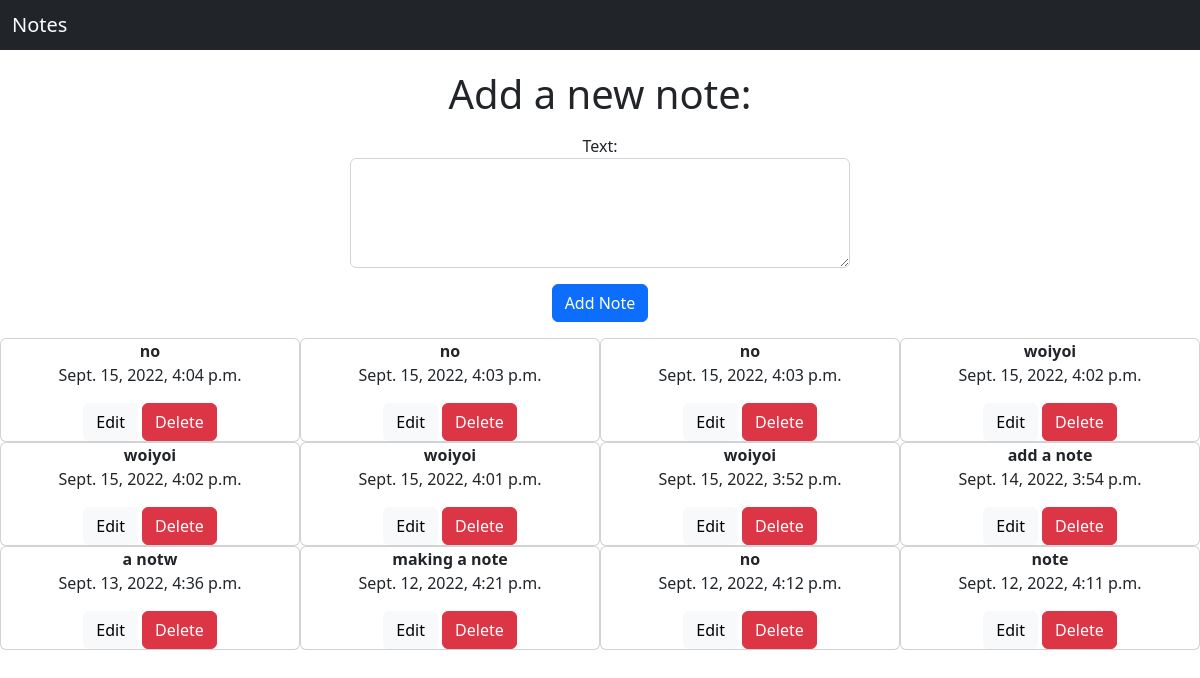
The app's page /, older data.
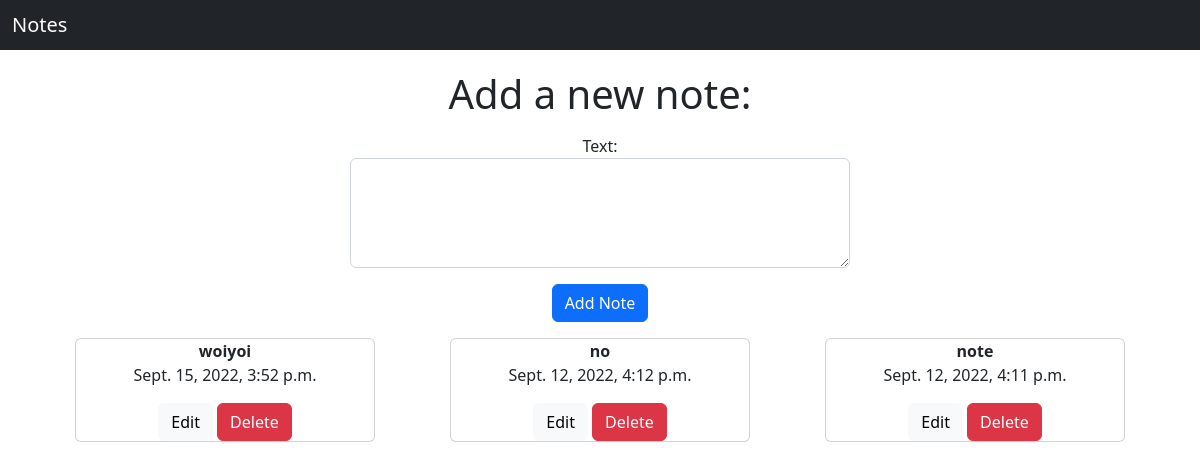
The same page, newer data.
### notes/models.py (models this page shows, shortened)
class Notes(models.Model):
    text = models.CharField(max_length=500)
    date = models.DateTimeField(auto_now_add=True)

### notes/views.py (the view)
# urls.py: path('', notesViews.index, name='index'),
def index(request):
    if request.method == 'POST': #method is post as we are inputting data
        form = NoteForm(request.POST) #creating an instance for this form
        newNote = form.save(commit=False) #creating the object but not committing yet - may not be needed
        newNote.save() #creating the note object
        notes = Notes.objects.all().order_by('-date')
        return render(request, "home.html", {'form':NoteForm, 'notes':notes})
    else:
        notes = Notes.objects.all().order_by('-date')
    return render(request, "home.html", {'form':NoteForm, 'notes':notes})

### notes/templates/home.html (shortened to what this page needs)
<!DOCTYPE html>
<html>
    <head lang="en">
        <link href="https://cdn.jsdelivr.net/npm/bootstrap@5.2.0/dist/css/bootstrap.min.css" rel="stylesheet">
    </head>
    <body>
        <nav class="navbar navbar-dark bg-dark">
            <div class="container-fluid">
                <span class="navbar-brand mb-0 h1">Notes</span>
            </div>
        </nav>
        <center><h1 style="padding-top: 20px;">Add a new note: </h1>
        <p class="card-text">
            <form method="POST" style="width:500px;">
              {{ form.as_p }}
              <button type="submit" class="btn btn-primary">
                Add Note
              </button>
            </form>
        </p>
        <div style="display: flex; justify-content:space-evenly; flex-wrap: wrap;">
              {% for note in notes %}
              <div class="card" style="width: 300px;">
                  <b><p class="card-text">{{ note.text }}</p></b>
                  <p class="card-text">{{ note.date }}</p>
                  <div>
                  <a class="btn btn-light">Edit</a>
                  <a class="btn btn-danger"href="delete/{{ note.id }}">Delete</a>
                  </div>
              </div>
              {% endfor %}
        </div>
        </center>
    </body>
</html>

Row changes from the older to the newer data that the page shows:
removed Notes: text "no", date "Sept. 15, 2022, 4:04 p.m."
removed Notes: text "no", date "Sept. 15, 2022, 4:03 p.m."
removed Notes: text "no", date "Sept. 15, 2022, 4:03 p.m."
removed Notes: text "woiyoi", date "Sept. 15, 2022, 4:02 p.m."
removed Notes: text "woiyoi", date "Sept. 15, 2022, 4:02 p.m."
removed Notes: text "woiyoi", date "Sept. 15, 2022, 4:01 p.m."
removed Notes: text "add a note", date "Sept. 14, 2022, 3:54 p.m."
removed Notes: text "a notw", date "Sept. 13, 2022, 4:36 p.m."
removed Notes: text "making a note", date "Sept. 12, 2022, 4:21 p.m."
